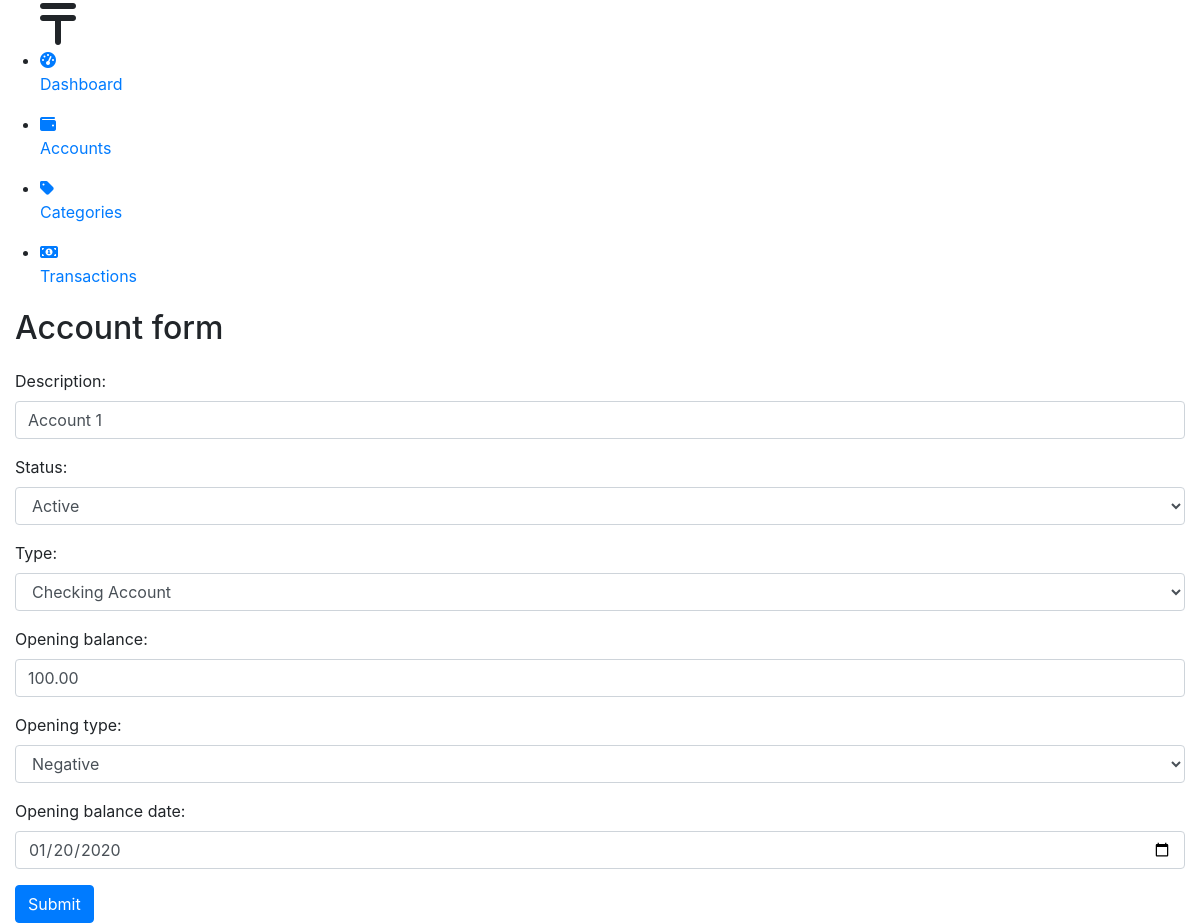
The app's page /accounts/1, older data.
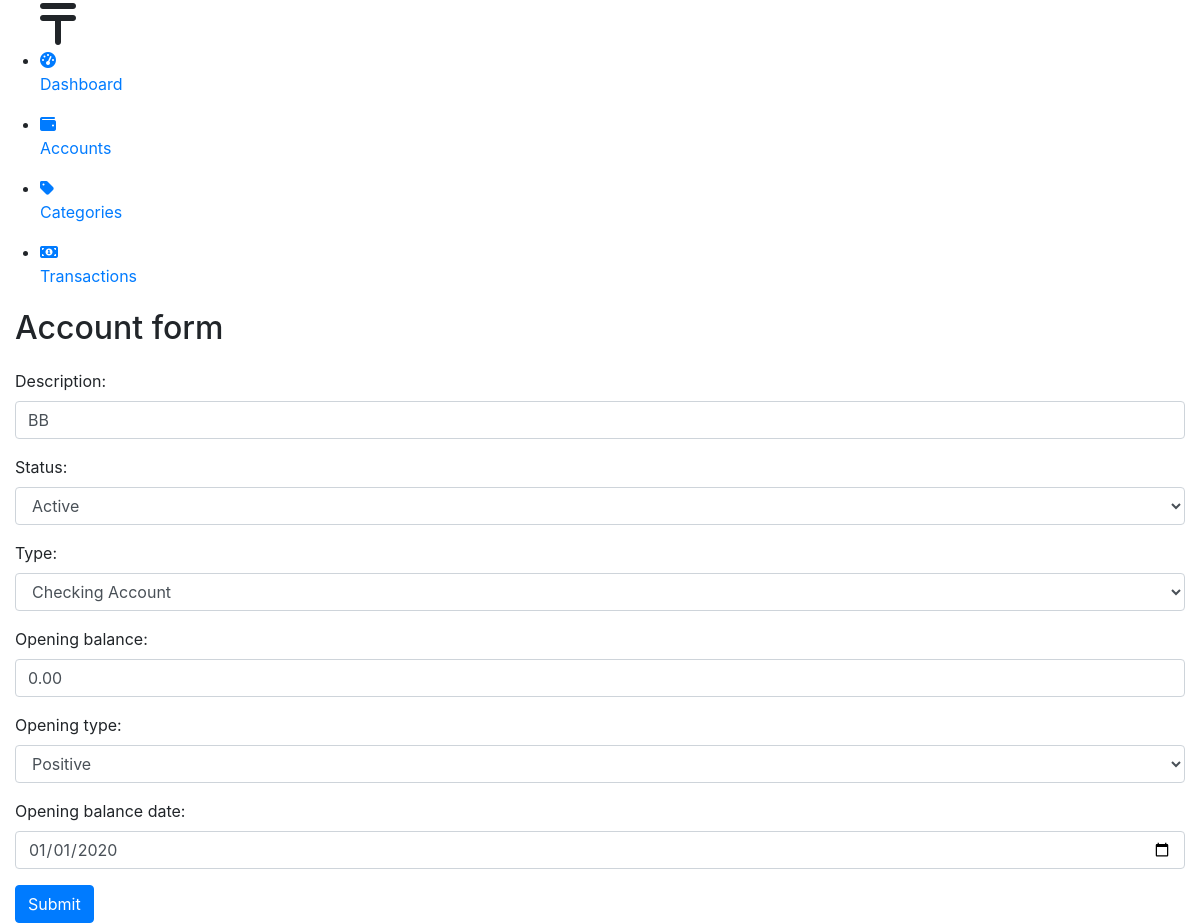
The same page, newer data.
### core/models.py (models this page shows, shortened)
class Account(BaseModel):
    description = models.CharField(max_length=25, null=False, blank=False)
    status = models.IntegerField(
        choices=StatusTypes.choices(), default=StatusTypes.ACTIVE)
    type = models.IntegerField(
        choices=AccountTypes.choices(), default=AccountTypes.CA)
    opening_balance = models.DecimalField(max_digits=10, decimal_places=2)
    opening_type = models.IntegerField(
        choices=MovementTypes.choices(), default=MovementTypes.POSITIVE)
    opening_balance_date = models.DateField()

### core/views.py (the view)
# urls.py: path('accounts/<int:pk>', views.account_form, name='account_form'),
def account_form(request, pk):
    account = get_object_or_404(Account, pk=pk)
    if request.method == 'POST':
        form = AccountForm(request.POST, instance=account)
        if form.is_valid():
            form.save()
            return redirect('account_list')
    form = AccountForm(instance=account)
    return render(request, 'account/account_form.html', {'form': form, 'id': pk})

### core/forms.py
class AccountForm(ModelForm):
    opening_balance_date = DateField()
    class Meta:
        model = Account
        fields = ['description', 'status', 'type', 'opening_balance',
                  'opening_type', 'opening_balance_date']

### core/templates/account/account_form.html (shortened to what this page needs)
{% extends 'base.html' %}
{% load static %}
{% block main %}
<h1>Account form</h1>
<form method="post" novalidate>
  {% include 'includes/bootstrap_form.html' with form=form %}
  <button type="submit" class="btn btn-primary">Submit</button>
</form>
{% endblock main %}

### core/templates/includes/bootstrap_form.html (shortened to what this page needs)
{% load widget_tweaks %}
{% for field in form.visible_fields %}
  <div class="form-group">
    {{ field.label_tag }}
    {% if form.is_bound %}
      {% if field.errors %}
        {% render_field field class="form-control is-invalid" %}
        {% for error in field.errors %}
          <div class="invalid-feedback">
            {{ error }}
          </div>
        {% endfor %}
      {% else %}
        {% render_field field class="form-control is-valid" %}
      {% endif %}
    {% else %}
      {% render_field field class="form-control" %}
    {% endif %}
  </div>
{% endfor %}

Row changes from the older to the newer data that the page shows:
changed Account "Active": description "Account 1" → "BB"; opening_balance "100.00" → "0.00"; opening_type "Negative" → "Positive"; opening_balance_date "01/20/2020" → "01/01/2020"
